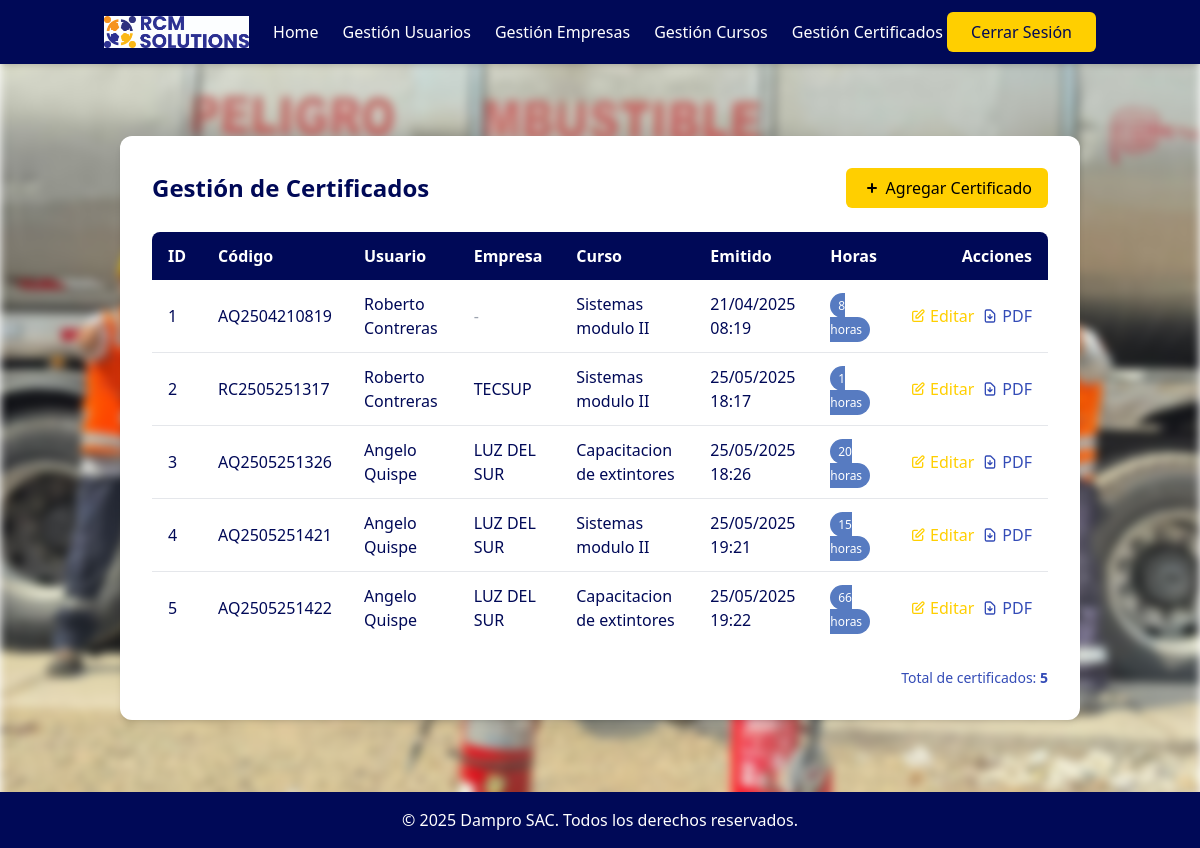
The app's page /dashboard/certificados/ (signed in), older data.
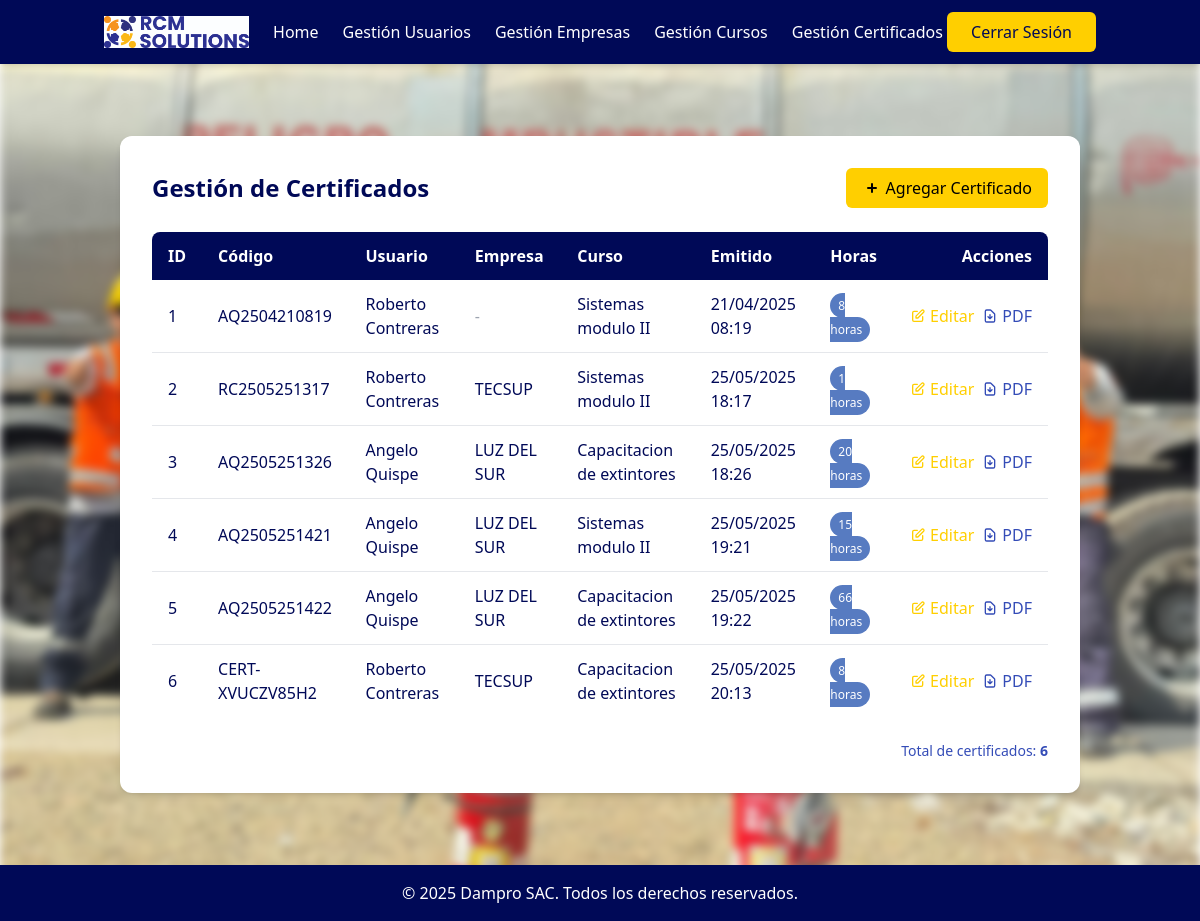
The same page, newer data.
### system/models.py (models this page shows)
class Certificate(models.Model):
    cert_code = models.CharField(max_length=100, unique=True)
    usuario = models.ForeignKey(Usuario, on_delete=models.CASCADE, related_name='certificates')
    course = models.ForeignKey(Course, on_delete=models.CASCADE, related_name='certificates')
    empresa = models.ForeignKey(Empresa, on_delete=models.CASCADE, related_name='certificates', null=True, blank=True)
    creation_date = models.DateTimeField(default=models.functions.Now)  # Se cambió de auto_now_add=True para permitir edición
    chronological_hours = models.PositiveIntegerField()

class Usuario(models.Model):
    first_name = models.CharField(max_length=100)
    middle_name = models.CharField(max_length=100, blank=True, null=True)
    last_name = models.CharField(max_length=100)
    second_last_name = models.CharField(max_length=100, blank=True, null=True)
    dni = models.CharField(max_length=8, unique=True, null=True, blank=True)  # DNI peruano estándar de 8 dígitos
    user_type = models.CharField(max_length=50)
    empresa = models.ForeignKey(Empresa, on_delete=models.CASCADE, related_name='usuarios', null=True, blank=True)

class Course(models.Model):
    name = models.CharField(max_length=200)
    course_hours = models.PositiveIntegerField()

class Empresa(models.Model):
    ruc = models.CharField(max_length=11, unique=True)
    nombre = models.CharField(max_length=200)  # razón social

### system/views.py (the view)
# urls.py: path('dashboard/certificados/', views.gestion_certificados, name='gestion_certificados'),
@login_required
def gestion_certificados(request):
    certificados = Certificate.objects.select_related('usuario', 'course', 'empresa').all()
    return render(request, 'system/gestion_certificados.html', {
        'certificados': certificados
    })

### system/views.py (called while the page is built)
def login_required(view_func):
    @wraps(view_func)
    def wrapped_view(request, *args, **kwargs):
        if not request.session.get('user_id'):
            return redirect('system:login')
        return view_func(request, *args, **kwargs)
    return wrapped_view

### system/templates/system/gestion_certificados.html (shortened to what this page needs)
{% extends 'system/base_logged.html' %}
{% block content %}
<section class="gestion-certificados py-12">
  <div class="container mx-auto px-4">
    <div class="bg-rcm-white rounded-xl shadow-md p-8 max-w-6xl mx-auto">
      <div class="flex justify-between items-center mb-6">
        <h1 class="text-2xl font-bold text-rcm-navy">Gestión de Certificados</h1>
        <a href="{% url 'system:add_certificado' %}" class="bg-rcm-gold text-rcm-black py-2 px-4 rounded-md font-medium hover:bg-opacity-90 transition-colors flex items-center">
          <svg xmlns="http://www.w3.org/2000/svg" class="h-5 w-5 mr-1" viewBox="0 0 20 20" fill="currentColor">
            <path fill-rule="evenodd" d="M10 5a1 1 0 011 1v3h3a1 1 0 110 2h-3v3a1 1 0 11-2 0v-3H6a1 1 0 110-2h3V6a1 1 0 011-1z" clip-rule="evenodd" />
          </svg>
          Agregar Certificado
        </a>
      </div>
      <div class="overflow-x-auto">
        <table class="min-w-full bg-rcm-white">
          <thead>
            <tr class="bg-rcm-navy text-rcm-white">
              <th class="py-3 px-4 text-left font-semibold rounded-tl-lg">ID</th>
              <th class="py-3 px-4 text-left font-semibold">Código</th>
              <th class="py-3 px-4 text-left font-semibold">Usuario</th>
              <th class="py-3 px-4 text-left font-semibold">Empresa</th>
              <th class="py-3 px-4 text-left font-semibold">Curso</th>
              <th class="py-3 px-4 text-left font-semibold">Emitido</th>
              <th class="py-3 px-4 text-left font-semibold">Horas</th>
              <th class="py-3 px-4 text-right font-semibold rounded-tr-lg">Acciones</th>
            </tr>
          </thead>
          <tbody class="divide-y divide-gray-200">
            {% for c in certificados %}
            <tr class="hover:bg-rcm-blue-light/10 transition-colors">
              <td class="py-3 px-4 text-rcm-navy">{{ c.id }}</td>
              <td class="py-3 px-4 text-rcm-navy font-medium">{{ c.cert_code }}</td>
              <td class="py-3 px-4 text-rcm-navy">{{ c.usuario.first_name }} {{ c.usuario.last_name }}</td>              <td class="py-3 px-4 text-rcm-navy">
                {% if c.empresa %}
                  {{ c.empresa.nombre }}
                {% else %}
                  <span class="text-gray-400">-</span>
                {% endif %}
              </td>
              <td class="py-3 px-4 text-rcm-navy">{{ c.course.name }}</td>
              <td class="py-3 px-4 text-rcm-navy">{{ c.creation_date|date:"d/m/Y H:i" }}</td>
              <td class="py-3 px-4">
                <span class="px-2 py-1 text-xs rounded-full bg-rcm-blue-light text-rcm-white">
                  {{ c.chronological_hours }} horas
                </span>
              </td>
              <td class="py-3 px-4 text-right">
                <div class="flex justify-end items-center space-x-2">
                  <a href="{% url 'system:edit_certificado' c.id %}" class="text-rcm-gold hover:underline font-medium flex items-center">
                    <svg xmlns="http://www.w3.org/2000/svg" class="h-4 w-4 mr-1" fill="none" viewBox="0 0 24 24" stroke="currentColor">
                      <path stroke-linecap="round" stroke-linejoin="round" stroke-width="2" d="M11 5H6a2 2 0 00-2 2v11a2 2 0 002 2h11a2 2 0 002-2v-5m-1.414-9.414a2 2 0 112.828 2.828L11.828 15H9v-2.828l8.586-8.586z" />
                    </svg>
                    Editar
                  </a>
                  <a href="{% url 'system:certificado_pdf' c.cert_code %}" target="_blank" class="text-rcm-blue-medium hover:underline font-medium flex items-center">
                    PDF
                  </a>
                </div>
              </td>
            </tr>
            {% empty %}
            <tr>
              <td colspan="8" class="py-8 text-center text-rcm-blue-medium italic">No hay certificados registrados.</td>
            </tr>
            {% endfor %}
          </tbody>
        </table>
      </div>
      <div class="mt-6 flex justify-end">
        <div class="text-sm text-rcm-blue-medium">
          Total de certificados: <span class="font-semibold">{{ certificados|length }}</span>
        </div>
      </div>
    </div>
  </div>
</section>
{% endblock %}

### system/templates/system/base_logged.html (shortened to what this page needs)
{% load static %}
<!DOCTYPE html>
<html lang="es">
<head>
  <script src="https://cdn.tailwindcss.com"></script>
</head>
<body class="flex flex-col min-h-screen relative">
  <nav class="bg-rcm-navy text-rcm-white shadow-md relative z-10">
    <div class="container mx-auto px-4">
      <div class="flex justify-between items-center py-3">
        <div class="flex items-center">
          <a href="{% url 'system:home_logged' %}" class="mr-6">
            <img src="{% static 'system/images/logo.jpg' %}" alt="Dampro SAC" class="h-8">
          </a>
          <ul class="hidden md:flex space-x-6">
            <li><a href="{% url 'system:home_logged' %}" class="font-medium hover:text-rcm-gold transition-colors">Home</a></li>
            <li><a href="{% url 'system:gestion_usuarios' %}" class="font-medium hover:text-rcm-gold transition-colors">Gestión Usuarios</a></li>
            <li><a href="{% url 'system:gestion_empresas' %}" class="font-medium hover:text-rcm-gold transition-colors">Gestión Empresas</a></li>
            <li><a href="{% url 'system:gestion_cursos' %}" class="font-medium hover:text-rcm-gold transition-colors">Gestión Cursos</a></li>
            <li><a href="{% url 'system:gestion_certificados' %}" class="font-medium hover:text-rcm-gold transition-colors">Gestión Certificados</a></li>
          </ul>
        </div>
        <div>
          <ul class="flex items-center">
            <li>
              <a href="{% url 'system:logout' %}" class="inline-block bg-rcm-gold text-rcm-navy py-2 px-6 rounded-md font-medium hover:bg-rcm-white hover:text-rcm-navy transition-colors duration-300">
                Cerrar Sesión
              </a>
            </li>
          </ul>
        </div>
      </div>
    </div>
  </nav>
  <main class="flex-grow container mx-auto px-4 py-6 relative z-10">
    {% block content %}{% endblock %}
  </main>
  <footer class="bg-rcm-navy text-rcm-white py-4 mt-auto relative z-10">
    <div class="container mx-auto px-4">
      <div class="text-center">
        <p>&copy; {% now "Y" %} Dampro SAC. Todos los derechos reservados.</p>
      </div>
    </div>
  </footer>
</body>
</html>

Row changes from the older to the newer data that the page shows:
added Certificate: id "6", cert_code "CERT-XVUCZV85H2", usuario.first_name "Roberto", usuario.last_name "Contreras", empresa.nombre "TECSUP", course.name "Capacitacion de extintores", creation_date "25/05/2025 20:13", chronological_hours "8"
Text that changed along with them:
{{ certificados|length }}: "5" → "6"
